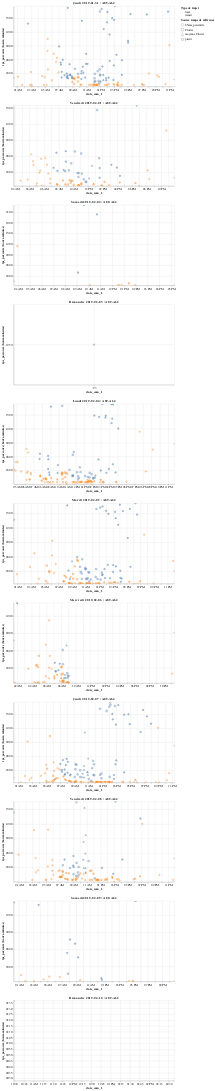

The cell this chart's notebook holds for it:
### Code cell
#exemple de visu sur 7 jours
g.graph_transit_filtre_multiple(df_transit_avec_filtre, 
                                '2019-01-31 00:00:00', '2019-01-31 23:59:59', 'A89-A62', 11)
